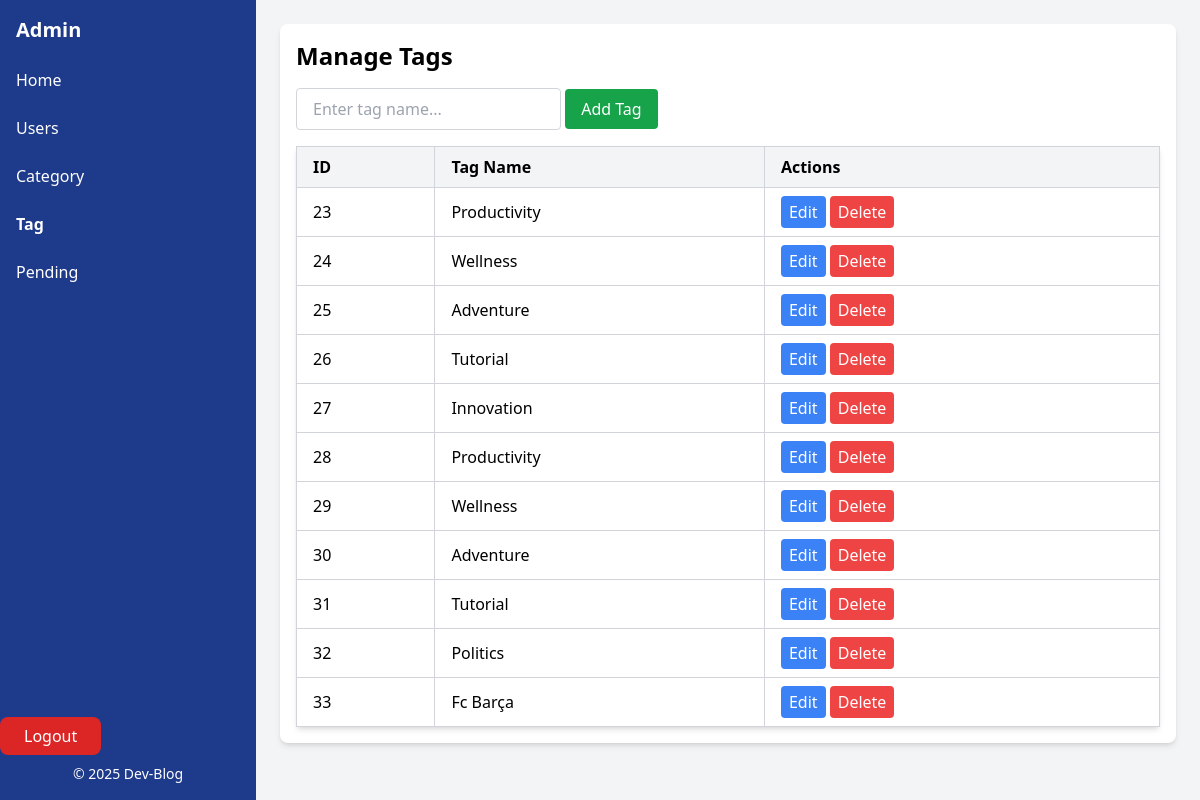
The page /app/front-end/tag.php (signed in) on the database its author committed.
### tables this page shows
CREATE TABLE `tags` (
  `id` bigint(20) NOT NULL,
  `name` varchar(255) NOT NULL
);

### app/config/database.php (called while the page is built, shortened)
<?php
class Database
{
    private $servername = "localhost";
    private $username = "root";
    private $password = "";
    private $dbname = "blogger";
    private $conn;
    public function __construct()
    {
        try {
            $this->conn = new PDO("mysql:host={$this->servername};dbname={$this->dbname}", $this->username, $this->password);
            $this->conn->setAttribute(PDO::ATTR_ERRMODE, PDO::ERRMODE_EXCEPTION);
        } catch (PDOException $e) {
            die("Connection failed: " . $e->getMessage());
        }
    }
    public function getConnection() {
        return $this->conn;
    }
}

### app/handler/t.php (called while the page is built, shortened)
<?php
$database = new Database();
$db = $database->getConnection();
$tag = new Tag($db);
$tags = $tag->display();

### app/class/crud/crud.php (called while the page is built, shortened)
<?php
class Crud extends Database
{
    public function selectRecords(string $table, string $columns = '*', string $where = null)
    {
        $sql = "SELECT $columns FROM $table";
        try {
            $stmt = $this->getConnection()->prepare($sql);
            if ($stmt->execute()) {
                return $stmt->fetchAll(PDO::FETCH_ASSOC);
            } else {
                return false;
            }
        } catch (PDOException $e) {
            error_log("Error selecting records: " . $e->getMessage());
            return false;
        }
    }
}

### app/class/tags/Tag.php (called while the page is built, shortened)
<?php
class Tag extends Crud {
    private $table = "tags";
    public function display() {
        return $this->selectRecords($this->table);
    }
}
?>

### app/front-end/tag.php (the view, shortened to what this page needs)
<?php
require_once '../class/tags/Tag.php';
require_once '../handler/t.php';
?>
<!DOCTYPE html>
<html lang="en">
<head>
  <script src="https://cdn.tailwindcss.com"></script>
</head>
<body class="bg-gray-100 h-screen">
  <div class="flex h-full">
    <aside class="w-64 bg-blue-900 text-white flex flex-col">
      <div class="p-4 text-xl font-bold">Admin</div>
      <nav class="flex-1">
        <ul class="space-y-2">
        <li><a href="dashboard.php" class="block px-4 py-2 hover:bg-blue-700">Home</a></li>
        <li><a href="userTrack.php" class="block px-4 py-2 hover:bg-blue-700">Users</a></li>
          <li><a href="category.php" class="block px-4 py-2 hover:bg-blue-700">Category</a></li>
          <li><a href="tag.php" class="block px-4 py-2 hover:bg-blue-700 font-bold">Tag</a></li>
          <li><a href="article.php" class="block px-4 py-2 hover:bg-blue-700">Pending</a></li>
        </ul>
      </nav>
      <form action="" method="POST">
      <a href="../auth/logout.php" class="px-6 py-2 bg-red-600 text-white rounded-lg hover:bg-red-700">Logout</a>
      </form>
      <div class="p-4 text-sm text-center">&copy; 2025 Dev-Blog</div>
    </aside>
    <main class="flex-1 p-6">
      <div class="bg-white shadow-md rounded-lg p-4">
        <h1 class="text-2xl font-semibold mb-4">Manage Tags</h1>
        <div class="flex justify-between items-center mb-4">
          <form action="tag.php" method="POST">
            <input type="text" name="nameTag" placeholder="Enter tag name..." class="border border-gray-300 rounded px-4 py-2" required />
            <button type="submit" name="add_tag" class="bg-green-600 text-white px-4 py-2 rounded hover:bg-green-700">
              Add Tag
            </button>
          </form>
        </div>
        <table class="w-full border border-gray-300 bg-white rounded shadow-md">
          <thead class="bg-gray-100">
            <tr>
              <th class="border border-gray-300 px-4 py-2 text-left">ID</th>
              <th class="border border-gray-300 px-4 py-2 text-left">Tag Name</th>
              <th class="border border-gray-300 px-4 py-2 text-left">Actions</th>
            </tr>
          </thead>
          <tbody>
            <?php foreach ($tags as $tagItem): ?>
              <tr>
                <td class="border border-gray-300 px-4 py-2"><?php echo htmlspecialchars($tagItem['id']); ?></td>
                <td class="border border-gray-300 px-4 py-2"><?php echo htmlspecialchars($tagItem['name']); ?></td>
                <td class="border border-gray-300 px-4 py-2">
                  <a href="updateTag.php?id=<?php echo htmlspecialchars($tagItem['id']); ?>">
                    <button class="bg-blue-500 text-white px-2 py-1 rounded hover:bg-blue-600">Edit</button>
                  </a>
                  <a href="tag.php?delete_id=<?php echo htmlspecialchars($tagItem['id']); ?>" onclick="return confirm('Are you sure you want to delete this tag?');">
                    <button class="bg-red-500 text-white px-2 py-1 rounded hover:bg-red-600">Delete</button>
                  </a>
                </td>
              </tr>
            <?php endforeach; ?>
          </tbody>
        </table>
      </div>
    </main>
  </div>
</body>
</html>

### rows shown on the page
tags: id "23", name "Productivity"
tags: id "24", name "Wellness"
tags: id "25", name "Adventure"
tags: id "26", name "Tutorial"
tags: id "27", name "Innovation"
tags: id "28", name "Productivity"
tags: id "29", name "Wellness"
tags: id "30", name "Adventure"
tags: id "31", name "Tutorial"
tags: id "32", name "Politics"
tags: id "33", name "Fc Barça"
